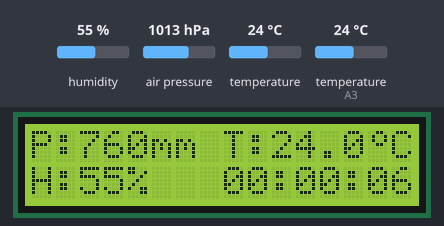
Recording of a sketch running on a simulated Arduino Uno, built with avr-gcc and run on an emulated ATmega328P. Shown: 16×2 character LCD. Inputs (shaded band) come from the test bench; at power-on: humidity 55 %, air pressure 1013 hPa, temperature 24 °C, temperature (sensor on A3) 24 °C. What the sketch prints to the serial monitor is not drawn.

Above: at 7.5 s.
7.6 s: humidity set to 22 %
At 8.9 s:
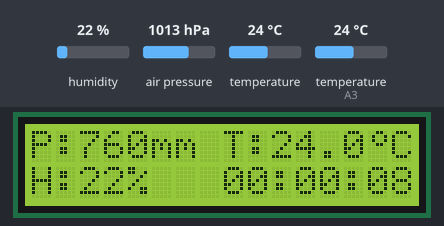
11.8 s: air pressure set to 952 hPa
At 13.2 s:
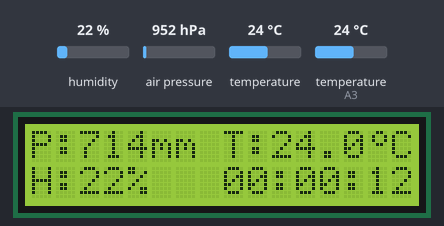
15.8 s: temperature (sensor 0) set to 12 °C
At 17.5 s:
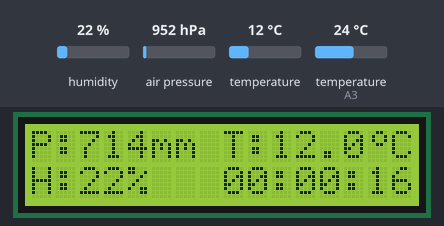
19.8 s: humidity set to 40 %
At 20.7 s:
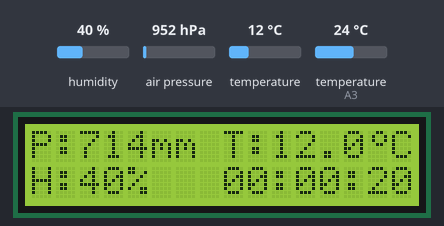
23.8 s: air pressure set to 975 hPa
At 25.0 s:
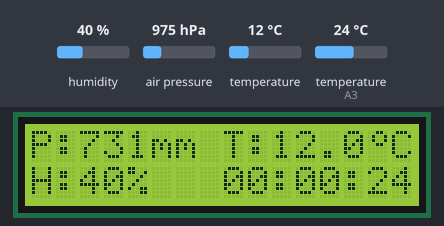
27.8 s: humidity set to 68 %
At 29.3 s:
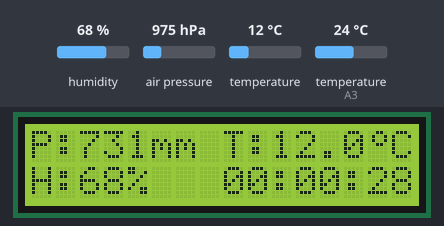
Timing chart, 0 to 30.8 s (numbered marks = the images above; inputs shaded):
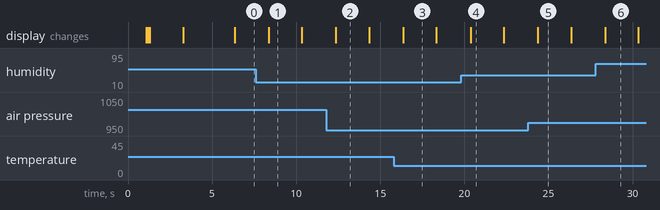

The sketch:

M_Station_BT.ino
```cpp
/***************************************************************************
Скетч для измерения и отображения на LCD1602 и по Bluetooth температуры, давления и влажности.
Температура и давление измеряется датчиком BMP280 (подключен по I2C), влажность - DHT11.
Имеется возможность просмотра данных через Bluetooth на телефоне. Соединение по Bluetooth
осуществляется с помощью модуля HC-05.

Автор - Андрей Сахно
Создан -  15.04.2018
Изменен - 10.07.2019
***************************************************************************/

#include <Wire.h>
#include <SPI.h>
#include <Adafruit_Sensor.h>
#include <Adafruit_BMP280.h>
#define BMP280_ADDRESS (0x76) // явное задание адреса датчика для I2C
#define BMP_SCK 13    //
#define BMP_MISO 12
#define BMP_MOSI 11
#define BMP_CS 10

#include "DHT.h"
#define DHTPIN A3 // пин подключения контакта DATA
#define DHTTYPE DHT11 // DHT 11

#include <LiquidCrystal.h>

#include <SoftwareSerial.h>

// инициализация с указанием контактов подключения
LiquidCrystal lcd(9, 8, 7, 6, 5, 4);
byte Gradus[8] = {
  0b00110,
  0b01001,
  0b01001,
  0b00110,
  0b00000,
  0b00000,
  0b00000,
  0b00000
};
SoftwareSerial mySerial(2, 3); // RX, TX
char data; // данные принятые с BT
// измеренные параметры
float te; // температура воздуха
float pr; // атм. давление
float hu; // влажность воздуха
// время с момента старта программы
int minut =0;
int sekund =0;
int chasov =0;
String stroka = ""; // строка для отображения времени
long int timer = 0; // текущее время

const int analogInPin = A0; // номер аналогового входа для измерения напряжения батареи
int sensorValue = 0;        // величина напряжения после делителя
float outputValue = 0;      // значение напряжения питания для вывода на экран
float k ;                   // коэффициент делителя напряжения

Adafruit_BMP280 bmp; // I2C
//Adafruit_BMP280 bmp(BMP_CS); // hardware SPI
//Adafruit_BMP280 bmp(BMP_CS, BMP_MOSI, BMP_MISO,  BMP_SCK);
DHT dht(DHTPIN, DHTTYPE);

//############################################################################
void setup() {
  Serial.begin(9600);
  // устанавливаем скорость передачи данных для последовательного порта, созданного
  // библиотекой SoftwareSerial
   mySerial.begin(9600);
   mySerial.println("Hi! This is M_Station_BT!");

  analogReference(INTERNAL); // внутренний опорный источник
  k = 8.1 / 682;

  dht.begin();
  Serial.println("Hi! This is M_Station_BT!");
  delay(1000);
  lcd.begin(16,2); // режим работы
  delay(100);
 // создание знака "градус"
  lcd.createChar(0, Gradus);
  delay(100);
  lcd.clear();     // очистка дисплея
  lcd.print("Start v19.07.10");
  delay(2000);
  IzmerBatarei(); // измерить и показать напряжение батареи питания

  lcd.clear();     // очистка дисплея
  lcd.setCursor(2,0);
  // опрос датчика давления и температуры
  if (!bmp.begin(BMP280_ADDRESS)) {
    Serial.println("Ошибка получения данных с датчика BMP280");
    lcd.print("Error BMP280");
    while (1);
  }
  // опрос датчика влажности
  float h = dht.readHumidity();
  if (isnan(h)) {// ошибка получения данных
    Serial.println("Ошибка получения данных с датчика DHT11");
    lcd.print("Error DHT11");
    while (1);
  }
}

//############################################################################
void loop() {
  if (millis() - timer > 2000) {
    timer = millis();
    Izmerenie ();
//    OtobrMonitor (te, pr, hu);
    VremyaToStroka();
    OtobrLCD (te, pr, hu);
    ZaprDann();
  }
}

//############################################################################
// **************************************************
void Izmerenie () {
  te = bmp.readTemperature();
  pr = bmp.readPressure() * 0.0075; // перевод в мм.рт.ст.
  hu = dht.readHumidity();
}
// ***************************************************
void OtobrMonitor (float t, float p, float h) {
    Serial.print("Температура: ");
    Serial.print(t);
    Serial.println(" *C");

    Serial.print("Давление = ");
    Serial.print(p);
    Serial.println(" mm Hg");

    Serial.print("Влажность = ");
    Serial.print(h);
    Serial.println(" %");
    Serial.println (stroka);

    Serial.println();
}
// ***************************************************
void OtobrLCD (float t, float p, float h) {
  lcd.clear();
  lcd.setCursor(0,1);
  lcd.print("H:");lcd.print(h,0); lcd.print("%");
  lcd.setCursor(8,0);
  lcd.print("T:"); lcd.print(t,1);
  lcd.write(byte(0)); // печать знака градуса Цельсия
  lcd.print("C");
  lcd.setCursor(0,0);
  lcd.print("P:");lcd.print(p,0); lcd.print("mm");
  // print the number of seconds since reset:
  lcd.setCursor(8,1);
  lcd.println (stroka);  // отображение времени с момента запуска прибора
//  lcd.print(millis() / 1000);

}
void VremyaToStroka(){   // перевод времени в строку символов
  int time = millis()/1000;
  sekund = time%60;
  chasov = time/3600;
  minut =  time/60 - chasov*60;
  if (chasov < 10) {stroka = '0';}
  stroka = stroka + chasov + ':';
  if (minut < 10) {stroka += '0';}
  stroka = stroka + minut + ':';
  if (sekund < 10) {stroka +='0';}
  stroka = stroka + sekund;
}

void IzmerBatarei(){
  sensorValue = analogRead(analogInPin);
  outputValue = sensorValue * k ;
  Serial.print(sensorValue); Serial.println(outputValue);
  lcd.setCursor(0,1);
  lcd.print("U bat = "); lcd.print(outputValue);
  delay(3000);
}

void ZaprDann(){
  if(mySerial.available() )  {
    data = mySerial.read();
    switch (data){
      case '?':
        mySerial.println("A - температура, атм. давление, влажность.");
        mySerial.println("T - температура.");
        mySerial.println("P - атм. давление.");
        mySerial.println("H - влажность.");
        mySerial.println("V - время с момента включения.");
        mySerial.println("B - напряжение питания (В вольтах)");
      break;
      case 'A':
        mySerial.print("t= "); mySerial.print(te); mySerial.println(" *C");
        mySerial.print("p= ");mySerial.print(pr); mySerial.println(" mm Hg");
        mySerial.print("h= ");mySerial.print(hu); mySerial.println(" %");
        mySerial.println(stroka);
      break;
      case 'T':
        mySerial.print("t= "); mySerial.print(te); mySerial.println(" *C");
      break;
      case 'P':
        mySerial.print("p= "); mySerial.print(pr); mySerial.println(" mm Hg");
      break;
      case 'H':
        mySerial.print("h= "); mySerial.print(hu); mySerial.println(" %");
      break;
      case 'B':
        sensorValue = analogRead(analogInPin);
        outputValue = sensorValue * k ;
        mySerial.print("U bat = ");mySerial.print(outputValue); mySerial.println(" V");
      break;
      case 'V':
        mySerial.println(stroka);
      break;
      default:
        mySerial.print(data);mySerial.println(" is not a command!");
      break;
    }
  }
}
```

Measured:
- what the display in image 1 shows lasts 1.9 s, from 8.4 s to 10.3 s
